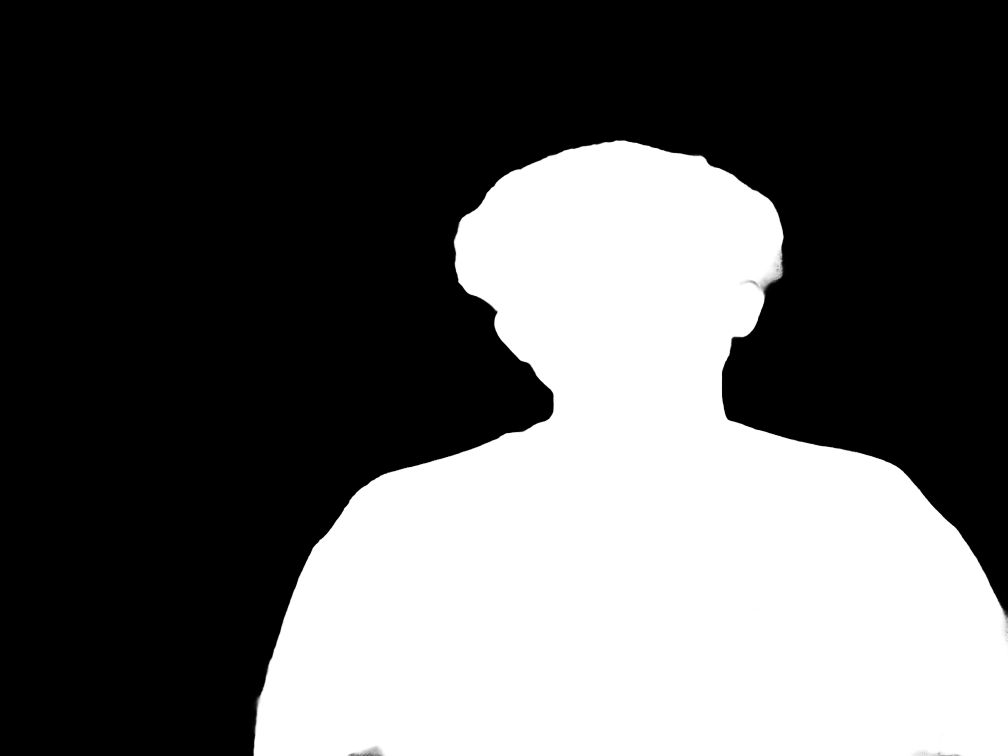
#> input picture output/founder-portraits/work/founder-01-mask.png, 2016 x 1512 px, given in place of PHOTO-2026-09-12-11-23-44.jpg, which was not available (shown at 1/2 size)
$ python finish_portraits.py
#> lines starting #> are read from the running program, lines starting #| are printed output that depends on the picture; pictures that were not available may be replaced by others from this repository, and a replacement may not be noted
from pathlib import Path
from PIL import Image, ImageOps, ImageFilter, ImageDraw
import numpy as np

ROOT = Path('/Users/techman/NESTEDLOOP/NestedlooP.space')
WORK = ROOT / 'output/founder-portraits/work'
OUT = ROOT / 'output/founder-portraits'
PUBLIC = ROOT / 'public/images/founders'
SIZE = (1200, 1500)
sources = [
    ('01', Path('/Users/techman/Downloads/PHOTO-2026-09-12-11-23-44.jpg'), (380, 120, 1560, 1595)),
    ('02', Path('/Users/techman/Downloads/5AD47096-54E0-4E51-911E-6DB440EF6AC1.jpg'), (80, 90, 1120, 1390)),
]

def arr_image(a):
    return Image.fromarray(np.uint8(np.clip(a, 0, 255)))

def smooth(a, b, v):
    t = np.clip((v-a)/(b-a), 0, 1)
    return t*t*(3-2*t)

W, H = SIZE
Y, X = np.mgrid[0:H, 0:W].astype(float)
x, y = X / W, Y / H

def background():
    canvas = np.zeros((H,W,3)) + np.array([9, 4, 25])
    violet = np.exp(-(((x-.24)/.49)**2 + ((y-.37)/.48)**2)*1.6)
    peach = np.exp(-(((x-.87)/.36)**2 + ((y-.53)/.33)**2)*1.7)
    canvas += violet[..., None] * np.array([43, 12, 83])
    canvas += peach[..., None] * np.array([64, 24, 27])
    bg = arr_image(canvas)
    # Restrained orbital lines remain behind the person.
    rings = Image.new('RGBA', SIZE)
    rd = ImageDraw.Draw(rings)
    for radius, opacity in [(390, 33), (505, 15)]:
        rd.ellipse((600-radius, 580-radius, 600+radius, 580+radius), outline=(200,149,255,opacity), width=1)
    bg = Image.alpha_composite(bg.convert('RGBA'), rings).convert('RGB')
    rng = np.random.default_rng(721)
    dots = ImageDraw.Draw(bg)
    for _ in range(70):
        sx, sy = int(rng.uniform(48,W-48)), int(rng.uniform(55,H-90))
        luminosity = int(rng.uniform(50, 130))
        radius = float(rng.choice([.55,.7,.8,1.15]))
        dots.ellipse((sx-radius,sy-radius,sx+radius,sy+radius), fill=(luminosity, int(luminosity*.83), min(220,int(luminosity*1.3))))
    return np.array(bg, dtype=float)

for number, source, crop in sources:
    original = ImageOps.exif_transpose(Image.open(source)).convert('RGB')
#> original is the input picture: PIL image 2016x1512 RGB; min 0, max 255, mean 94.4
    mask = Image.open(WORK / f'founder-{number}-mask.png').convert('L').resize(original.size, Image.Resampling.LANCZOS)
    if number == '02':
        # Remove a circular door fitting touching the outside of the hair.
        cleanup = Image.new('L', original.size, 255)
        ImageDraw.Draw(cleanup).polygon([(365,268),(426,268),(437,295),(418,316),(408,338),(387,348),(362,327)],fill=0)
        cleanup = cleanup.filter(ImageFilter.GaussianBlur(.7))
        mask = arr_image(np.array(mask,dtype=float)*np.array(cleanup,dtype=float)/255)
    mask = mask.filter(ImageFilter.MinFilter(3))
    portrait = original.crop(crop).resize(SIZE, Image.Resampling.LANCZOS)
    matte = mask.crop(crop).resize(SIZE, Image.Resampling.LANCZOS).filter(ImageFilter.GaussianBlur(.65))
    alpha = np.array(matte, dtype=float)/255
    lum = ImageOps.autocontrast(ImageOps.grayscale(portrait), cutoff=(.3,.3))
    lum = lum.filter(ImageFilter.UnsharpMask(radius=1.5, percent=70, threshold=3))
    l = np.array(lum, dtype=float)/255
    # Both source photographs share a photographic silver/plum tonal response.
    l = np.power(l, .95 if number == '01' else .90)
    shadow = np.array([11, 7, 22])
    mid = np.array([106, 91, 119])
    hi = np.array([244, 231, 240])
    lo_mix = np.minimum(l*2, 1)[...,None]
    hi_mix = np.maximum(l*2-1, 0)[...,None]
    subject = shadow*(1-lo_mix) + mid*lo_mix
    subject = subject*(1-hi_mix) + hi*hi_mix
    # Violet from the left and warm peach from the right, kept soft over faces.
    left = np.exp(-((x-.08)/.36)**2) * (0.25 + .75*l)
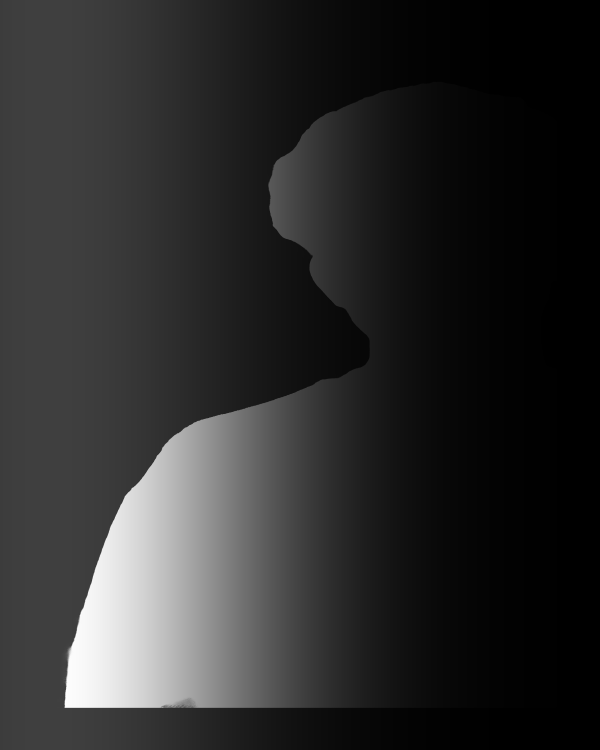
#> left: shape (1500, 1200) float64 (shown at 1/2 size); min 0.000369, max 0.994, mean 0.175
    right = np.exp(-((x-.92)/.33)**2) * (0.25 + .75*l)
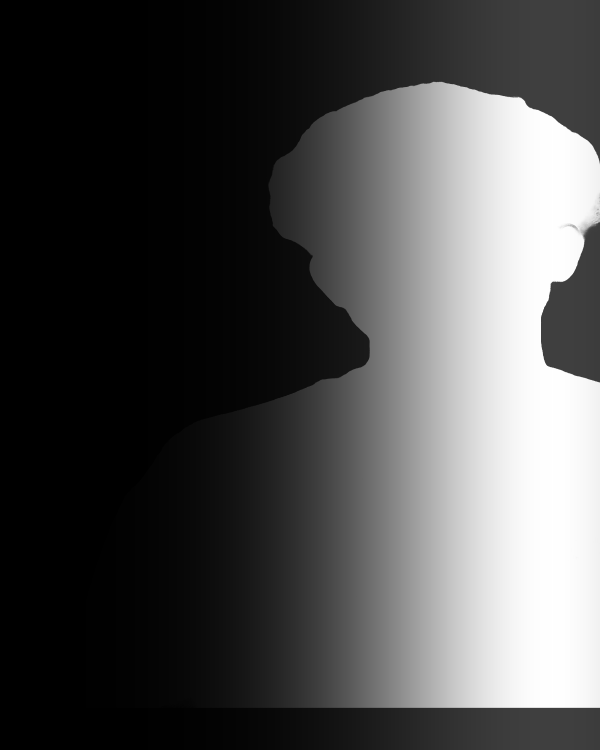
#> right: shape (1500, 1200) float64 (shown at 1/2 size); min 0.000105, max 1, mean 0.297
    subject += left[...,None]*np.array([22,-3,48])
    subject += right[...,None]*np.array([45,7,-13])
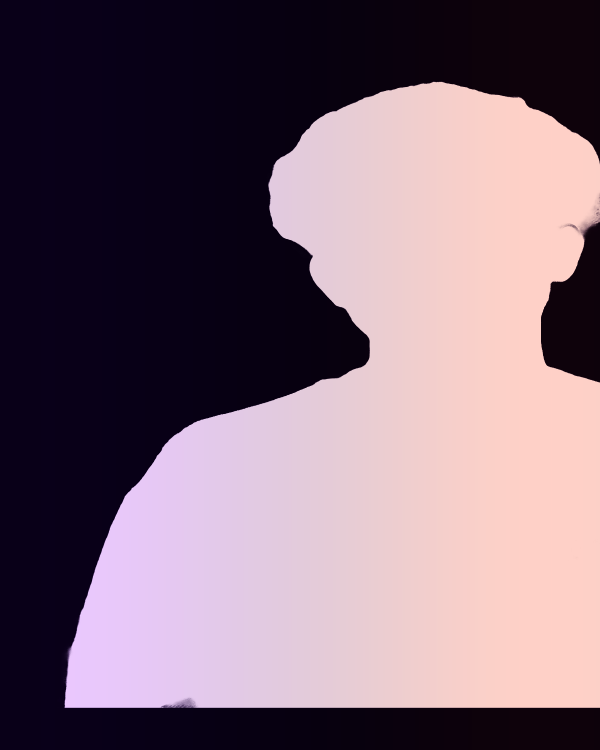
#> subject: shape (1500, 1200, 3) float64 (shown at 1/2 size); mean of channels 0, 1, 2 146.7, 122.5, 137.4; drawn with min black and max white
    subject = np.clip(subject, 0, 255)
    fade = 1 - .98*smooth(.64, .985, y)
    alpha *= fade
    bg = background()
#> in background, `rings = Image.new('RGBA', SIZE)`: rings: PIL image 1200x1500 RGBA; every value is 0
    blur = np.array(matte.filter(ImageFilter.GaussianBlur(24)),dtype=float)/255
    glow = np.clip(blur - np.array(matte,dtype=float)/255,0,1) * (1-smooth(.7,1,y))
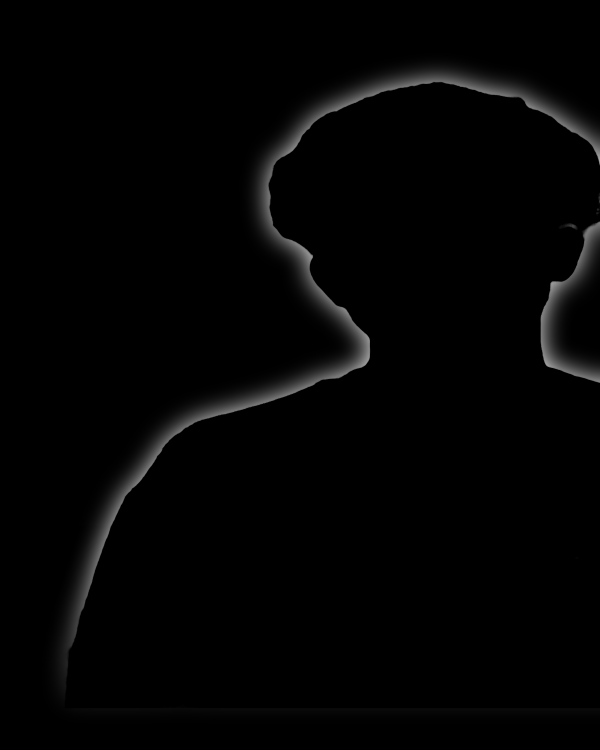
#> glow: shape (1500, 1200) float64 (shown at 1/2 size); min 0, max 0.675, mean 0.0134
    rimcolor = np.array([136,52,228])[None,None,:]*(1-x[...,None]) + np.array([237,112,69])[None,None,:]*x[...,None]
    bg += glow[...,None]*rimcolor*.48
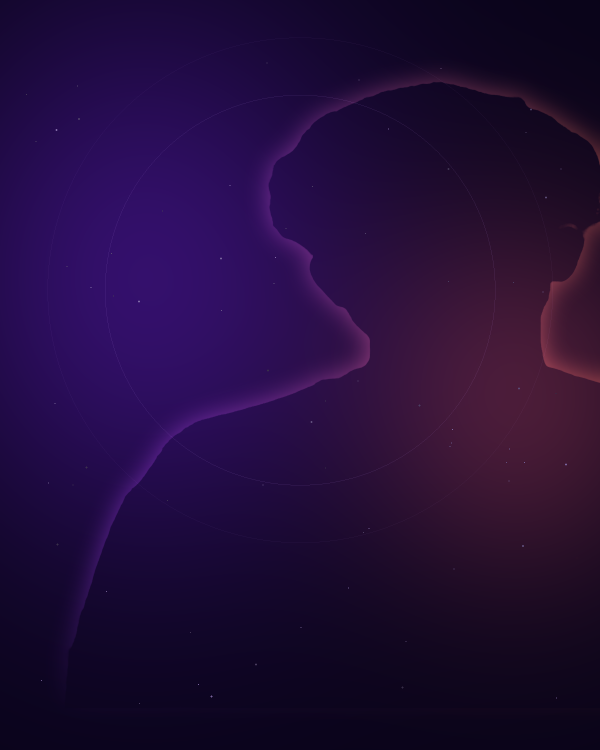
#> bg: shape (1500, 1200, 3) float64 (shown at 1/2 size); mean of channels 0, 1, 2 34.8, 12.1, 57.9; drawn as R, G, B
    final = bg*(1-alpha[...,None]) + subject*alpha[...,None]
    # Fine photographic grain; no alteration of facial geometry or expression.
    rng = np.random.default_rng(150 + int(number))
    grain = rng.normal(0, .85, (H,W,1))
    final += grain
    finished = arr_image(final)
    finished.save(OUT / f'founder-{number}-cosmic-v1.png', optimize=True)
    finished.save(PUBLIC / f'founder-{number}-cosmic-v1.webp', quality=91, method=6)
    finished.resize((600,750),Image.Resampling.LANCZOS).save(WORK/f'founder-{number}-preview.webp',quality=85,method=6)
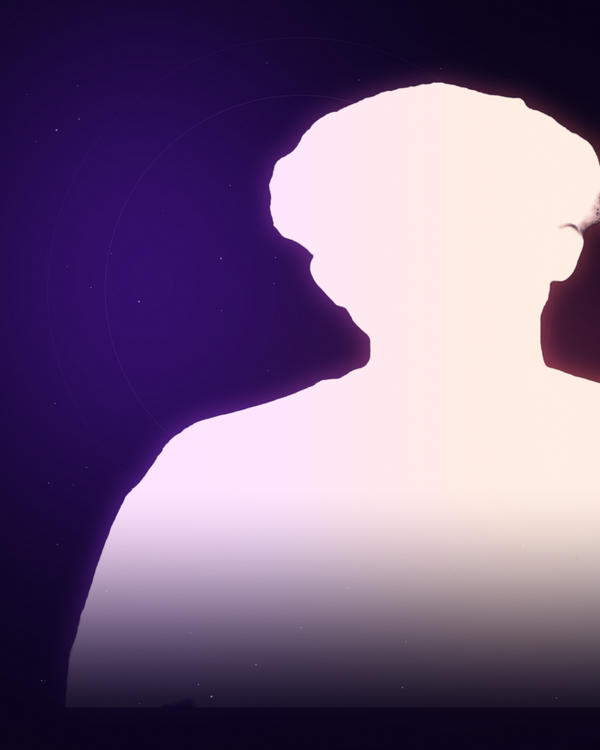
#> saved as founder-01-preview.webp: PIL image 600x750 RGB; mean R, G, B 119.1, 98.3, 130.8
    portrait.resize((600,750),Image.Resampling.LANCZOS).save(WORK/f'founder-{number}-original.webp',quality=82,method=6)
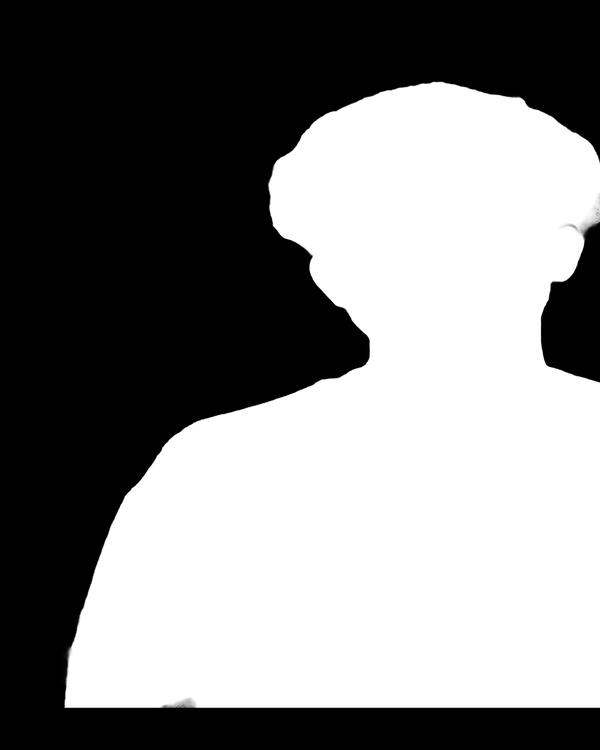
#> saved as founder-01-original.webp: PIL image 600x750 RGB; min 0, max 255, mean 129.7
#> (the run stopped early here; a loop or call above may not have finished)
